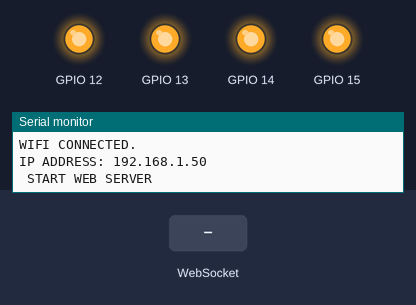
Recording of a program running on a simulated ESP8266 (NodeMCU). On the bench: output pins drawn as LEDs (lit = HIGH), the last lines printed to the serial monitor. The inputs (shaded band) are chosen by the test bench. WiFi joins after 1.5 s; servers stay silent unless stated.

Above: at 2.7 s.
2.8 s: WebSocket text "1" received
At 3.8 s:
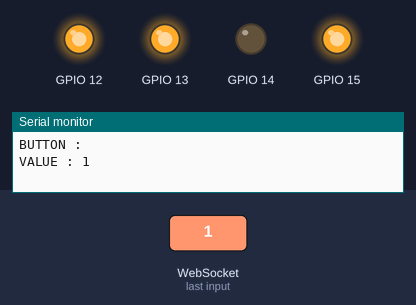
4.3 s: WebSocket text "0" received
At 4.9 s:
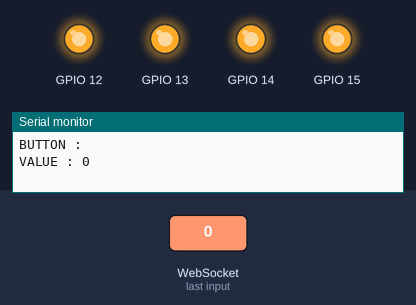
Timing chart, 0 to 7.3 s (numbered marks = the images above; inputs shaded):
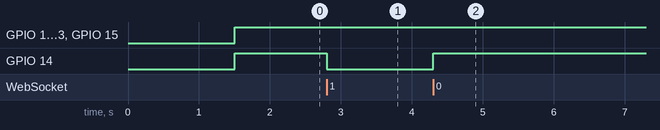

The program:

main.cpp
```cpp
#include <Arduino.h>
#include <WebSocketsServer.h>
#include <ESP8266WebServer.h>
#include <WiFiManager.h>
#include "../lib/Config.h"


void event(uint8_t num, WStype_t type, uint8_t * payload, size_t welength);
void website();


/* CREATE WEB SERVER OBJECT */
ESP8266WebServer server(80);
/**/

/* CREATE WEB SOCKET SERVER OBJECT*/
WebSocketsServer socket = WebSocketsServer(88);
/**/


/* WEB PAGE*/
const char webpage[] PROGMEM =
R"=====(

  <!DOCTYPE html>
  <html lang="en" dir="ltr">
    <head>
      <meta charset="utf-8">
      <meta name="viewport" content="width=device-width, initial-scale=1, shrink-to-fit=no">
      <title>Home.io</title>

      <script>

        InitWebSocket()
        function InitWebSocket(){
          websock = new WebSocket('ws://'+window.location.hostname+':88/');
          websock.onmessage = function(evt){

            var received_data = evt.data.split(' ');
            var button = received_data[1];
            var value = received_data[0];

            if(value == '1'){
              document.getElementById(button).innerHTML = 'OFF';
            }
            else if(value == '0'){
              document.getElementById(button).innerHTML = 'ON';
            }

          } // end of onmessage
        } // end off init

        function button(id){
          if(document.getElementById(id).innerHTML === 'OFF'){
            msg = '0' + ' ' + id;
          }
          else if(document.getElementById(id).innerHTML === 'ON'){
            msg = '1' + ' ' + id;
          }
          websock.send(msg);
        }

      </script>

    </head>
    <body>
      <h1> SMART BOX UNDER CONSTRACTION </h1>
      <h3>Yellow</h3>
      <a id="0" onclick='button(0)'></a>
      <h3>Green</h3>
      <a id="1" onclick='button(1)'></a>
      <h3>Red</h3>
      <a id="2" onclick='button(2)'></a>
      <h3>Blue</h3>
      <a id="3" onclick='button(3)'></a>
    </body>
  </html>


)=====";
/**/


void setup() {
  Serial.begin(115200);

  /* INITIALIZE ALL BUTTONS AS OUTPUTS */
  for (unsigned int i = 0; i < RELAYS; i++) {
    pinMode(BUTTONS[i], OUTPUT);
  }
  /**/

  /* RESET WIFI PASSWORD */
  // WiFi.disconnect();
  // delay(1000);
  /**/

  /* START WIFI MANAGER FOR CONNECTING TO WIFI*/
  WiFiManager wifiManager;
  wifiManager.autoConnect("Smart Box","Smart Box");
  /**/

  /* PRINT LOCAL IP ADDRESS AND START WEB SERVER */
  Serial.println("");
  Serial.println("WIFI CONNECTED.");
  Serial.print("IP ADDRESS: ");
  Serial.println(WiFi.localIP());

  WiFi.mode(WIFI_STA);
  Serial.print(" START WEB SERVER ");
  server.on("/",website);
  server.begin();
  /**/

  /* START WEB SOCKET SERVER */
  socket.begin();
  socket.onEvent(event);
  /**/

}


void loop(){
  for (unsigned int i = 0; i < RELAYS; i++) {

    socket.loop();
    server.handleClient();


    if( BUTTONS_VAL[i] == 1){
      digitalWrite(BUTTONS[i], LOW);
    }
    else{
      digitalWrite(BUTTONS[i],HIGH);
    }

    socket.broadcastTXT(String(BUTTONS_VAL[i])+' '+String(i));
  }
}


/* IT GETS AND MANIPULATES THE DATA FROM CLIENT */
void event(uint8_t num, WStype_t type, uint8_t * payload, size_t welength) {

  String msg = (const char*)  payload;
  Serial.print("MESSAGE : ");
  Serial.println(msg);

  if(type == WStype_TEXT){
    byte separator = msg.indexOf(' ');
    String value = msg.substring(0,separator);
    String button = msg.substring(separator+1);
    Serial.print("BUTTON : ");
    Serial.println(button);
    Serial.print("VALUE : ");
    Serial.println(value);
    Serial.println(" ");

    BUTTONS_VAL[button.toInt()] = value.toInt();

  }

}
/**/

/* WEBSITE FUNCTION*/
void website(){
  server.send(200, "text/html", webpage);
}
/**/
```

Measured:
- after the input at 2.8 s, GPIO 14: HIGH → LOW at once
- after the input at 4.3 s, GPIO 14: LOW → HIGH at once
